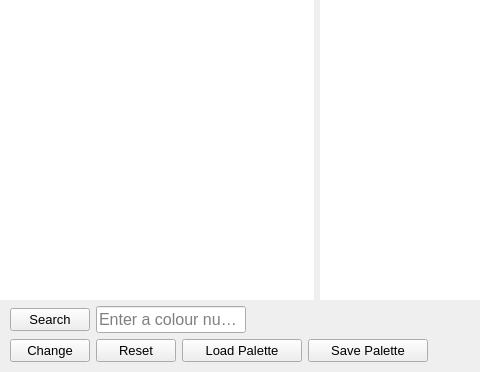
     <widget class="QWidget" name="_103">
      <attribute name="title">
       <string>Colour</string>
      </attribute>
      <layout class="QVBoxLayout" name="verticalLayout_8">
       <property name="leftMargin">
        <number>0</number>
       </property>
       <property name="topMargin">
        <number>0</number>
       </property>
       <property name="rightMargin">
        <number>0</number>
       </property>
       <property name="bottomMargin">
        <number>0</number>
       </property>
       <item>
        <layout class="QVBoxLayout" name="verticalLayout_7">
         <property name="bottomMargin">
          <number>10</number>
         </property>
         <item>
          <layout class="QHBoxLayout" name="horizontalLayout_7">
           <item>
            <widget class="QTableView" name="_1131">
             <property name="sizePolicy">
              <sizepolicy hsizetype="Fixed" vsizetype="Preferred">
               <horstretch>0</horstretch>
               <verstretch>0</verstretch>
              </sizepolicy>
             </property>
             <property name="minimumSize">
              <size>
               <width>314</width>
               <height>300</height>
              </size>
             </property>
             <property name="maximumSize">
              <size>
               <width>10000</width>
               <height>10000</height>
              </size>
             </property>
             <property name="font">
              <font>
               <family>Arial</family>
               <pointsize>11</pointsize>
              </font>
             </property>
             <property name="frameShape">
              <enum>QFrame::NoFrame</enum>
             </property>
             <property name="frameShadow">
              <enum>QFrame::Plain</enum>
             </property>
             <property name="verticalScrollBarPolicy">
              <enum>Qt::ScrollBarAlwaysOff</enum>
             </property>
             <property name="horizontalScrollBarPolicy">
              <enum>Qt::ScrollBarAlwaysOff</enum>
             </property>
             <property name="autoScroll">
              <bool>true</bool>
             </property>
             <property name="editTriggers">
              <set>QAbstractItemView::AnyKeyPressed|QAbstractItemView::CurrentChanged|QAbstractItemView::DoubleClicked|QAbstractItemView::SelectedClicked</set>
             </property>
             <property name="showDropIndicator" stdset="0">
              <bool>false</bool>
             </property>
             <property name="dragDropOverwriteMode">
              <bool>false</bool>
             </property>
             <property name="alternatingRowColors">
              <bool>true</bool>
             </property>
             <property name="showGrid">
              <bool>false</bool>
             </property>
             <property name="wordWrap">
              <bool>false</bool>
             </property>
             <attribute name="horizontalHeaderHighlightSections">
              <bool>false</bool>
             </attribute>
             <attribute name="verticalHeaderVisible">
              <bool>false</bool>
             </attribute>
             <attribute name="verticalHeaderHighlightSections">
              <bool>false</bool>
             </attribute>
            </widget>
           </item>
           <item>
            <widget class="QTableView" name="_1132">
             <property name="sizePolicy">
              <sizepolicy hsizetype="Fixed" vsizetype="Preferred">
               <horstretch>0</horstretch>
               <verstretch>0</verstretch>
              </sizepolicy>
             </property>
             <property name="minimumSize">
              <size>
               <width>160</width>
               <height>300</height>
              </size>
             </property>
             <property name="maximumSize">
              <size>
               <width>160</width>
               <height>16777215</height>
              </size>
             </property>
             <property name="font">
              <font>
               <family>Arial</family>
               <pointsize>11</pointsize>
              </font>
             </property>
             <property name="frameShape">
              <enum>QFrame::NoFrame</enum>
             </property>
             <property name="frameShadow">
              <enum>QFrame::Plain</enum>
             </property>
             <property name="horizontalScrollBarPolicy">
              <enum>Qt::ScrollBarAlwaysOff</enum>
             </property>
             <property name="showDropIndicator" stdset="0">
              <bool>false</bool>
             </property>
             <property name="dragDropOverwriteMode">
              <bool>false</bool>
             </property>
             <property name="alternatingRowColors">
              <bool>true</bool>
             </property>
             <property name="showGrid">
              <bool>false</bool>
             </property>
             <property name="wordWrap">
              <bool>false</bool>
             </property>
             <attribute name="horizontalHeaderHighlightSections">
              <bool>false</bool>
             </attribute>
             <attribute name="verticalHeaderVisible">
              <bool>false</bool>
             </attribute>
             <attribute name="verticalHeaderHighlightSections">
              <bool>false</bool>
             </attribute>
            </widget>
           </item>
          </layout>
         </item>
         <item>
          <layout class="QHBoxLayout" name="horizontalLayout_6">
           <property name="sizeConstraint">
            <enum>QLayout::SetDefaultConstraint</enum>
           </property>
           <property name="leftMargin">
            <number>10</number>
           </property>
           <item>
            <widget class="QPushButton" name="_118">
             <property name="sizePolicy">
              <sizepolicy hsizetype="Maximum" vsizetype="Fixed">
               <horstretch>0</horstretch>
               <verstretch>0</verstretch>
              </sizepolicy>
             </property>
             <property name="font">
              <font>
               <family>Arial</family>
               <pointsize>10</pointsize>
              </font>
             </property>
             <property name="text">
              <string>Search</string>
             </property>
             <property name="autoDefault">
              <bool>false</bool>
             </property>
            </widget>
           </item>
           <item>
            <widget class="QLineEdit" name="_117">
             <property name="sizePolicy">
              <sizepolicy hsizetype="Minimum" vsizetype="Fixed">
               <horstretch>0</horstretch>
               <verstretch>0</verstretch>
              </sizepolicy>
             </property>
             <property name="minimumSize">
              <size>
               <width>150</width>
               <height>0</height>
              </size>
             </property>
             <property name="font">
              <font>
               <pointsize>12</pointsize>
              </font>
             </property>
             <property name="placeholderText">
              <string>Enter a colour number</string>
             </property>
            </widget>
           </item>
           <item>
            <spacer name="horizontalSpacer_5">
             <property name="orientation">
              <enum>Qt::Horizontal</enum>
             </property>
             <property name="sizeHint" stdset="0">
              <size>
               <width>40</width>
               <height>20</height>
              </size>
             </property>
            </spacer>
           </item>
          </layout>
         </item>
         <item>
          <layout class="QHBoxLayout" name="horizontalLayout_5" stretch="0,0,0,0,0">
           <property name="leftMargin">
            <number>10</number>
           </property>
           <item>
            <widget class="QPushButton" name="_106">
             <property name="enabled">
              <bool>true</bool>
             </property>
             <property name="sizePolicy">
              <sizepolicy hsizetype="Maximum" vsizetype="Fixed">
               <horstretch>0</horstretch>
               <verstretch>0</verstretch>
              </sizepolicy>
             </property>
             <property name="minimumSize">
              <size>
               <width>0</width>
               <height>0</height>
              </size>
             </property>
             <property name="font">
              <font>
               <family>Arial</family>
               <pointsize>10</pointsize>
              </font>
             </property>
             <property name="text">
              <string>Change</string>
             </property>
             <property name="autoDefault">
              <bool>false</bool>
             </property>
            </widget>
           </item>
           <item>
            <widget class="QPushButton" name="_119">
             <property name="enabled">
              <bool>true</bool>
             </property>
             <property name="sizePolicy">
              <sizepolicy hsizetype="Maximum" vsizetype="Fixed">
               <horstretch>0</horstretch>
               <verstretch>0</verstretch>
              </sizepolicy>
             </property>
             <property name="font">
              <font>
               <family>Arial</family>
               <pointsize>10</pointsize>
              </font>
             </property>
             <property name="text">
              <string>Reset</string>
             </property>
             <property name="autoDefault">
              <bool>false</bool>
             </property>
            </widget>
           </item>
           <item>
            <widget class="QPushButton" name="_109">
             <property name="sizePolicy">
              <sizepolicy hsizetype="Maximum" vsizetype="Fixed">
               <horstretch>0</horstretch>
               <verstretch>0</verstretch>
              </sizepolicy>
             </property>
             <property name="minimumSize">
              <size>
               <width>120</width>
               <height>0</height>
              </size>
             </property>
             <property name="font">
              <font>
               <family>Arial</family>
               <pointsize>10</pointsize>
              </font>
             </property>
             <property name="text">
              <string>Load Palette</string>
             </property>
             <property name="autoDefault">
              <bool>false</bool>
             </property>
            </widget>
           </item>
           <item>
            <widget class="QPushButton" name="_120">
             <property name="sizePolicy">
              <sizepolicy hsizetype="Maximum" vsizetype="Fixed">
               <horstretch>0</horstretch>
               <verstretch>0</verstretch>
              </sizepolicy>
             </property>
             <property name="minimumSize">
              <size>
               <width>120</width>
               <height>0</height>
              </size>
             </property>
             <property name="font">
              <font>
               <family>Arial</family>
               <pointsize>10</pointsize>
              </font>
             </property>
             <property name="text">
              <string>Save Palette</string>
             </property>
             <property name="autoDefault">
              <bool>false</bool>
             </property>
            </widget>
           </item>
           <item>
            <spacer name="horizontalSpacer_3">
             <property name="orientation">
              <enum>Qt::Horizontal</enum>
             </property>
             <property name="sizeHint" stdset="0">
              <size>
               <width>40</width>
               <height>20</height>
              </size>
             </property>
            </spacer>
           </item>
          </layout>
         </item>
        </layout>
       </item>
      </layout>
     </widget>
